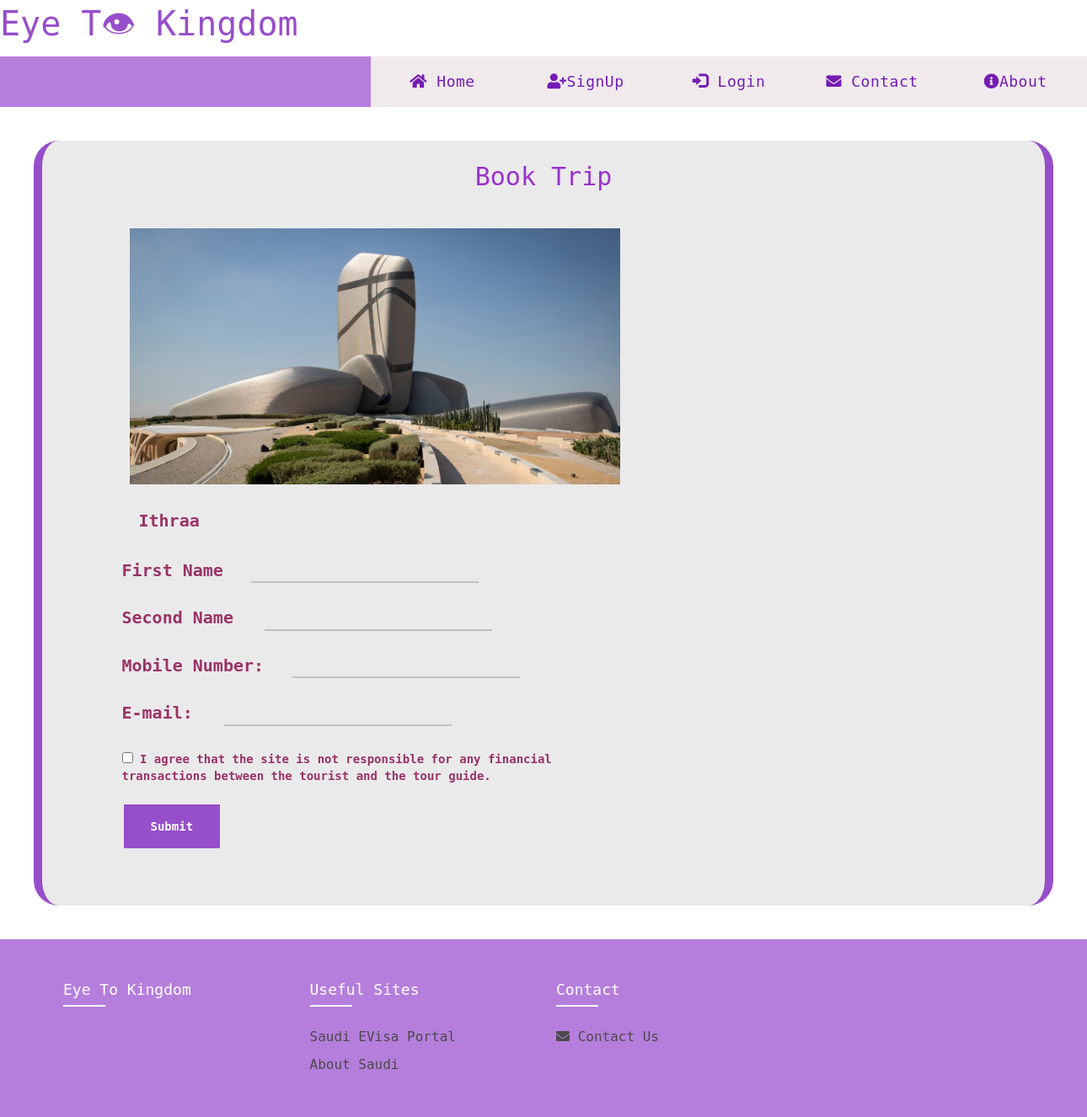
Screenshot of /book.php?id=15 with the database file from the repository.
### tables this page shows
CREATE TABLE `trip` (
  `ID` int(11) NOT NULL,
  `UserID` int(10) NOT NULL,
  `Region` varchar(40) NOT NULL,
  `City` varchar(40) NOT NULL,
  `Description` varchar(600) NOT NULL,
  `Target` varchar(30) NOT NULL,
  `Duration` varchar(20) NOT NULL,
  `Type` varchar(20) NOT NULL,
  `Place` varchar(40) NOT NULL,
  `Price` varchar(10) NOT NULL,
  `Date` date NOT NULL,
  `img` varbinary(6000) NOT NULL,
  `Time` time NOT NULL,
  `Status` tinyint(1) DEFAULT NULL
);

### book.php (the view, shortened to what this page needs)
<?php
require 'int.php';
$trip_id = $_GET['id'];
$query=mysqli_query($conn,"SELECT * FROM trip JOIN tourguide ON tourguide.UserID = trip.UserID And ID= '$trip_id'");
$row=mysqli_fetch_all($query, MYSQLI_ASSOC);
  ?>
 <!DOCTYPE html>
<html>
 <head>
<link rel="stylesheet" href="form new trip.css">
<link rel="stylesheet" href="https://stackpath.bootstrapcdn.com/font-awesome/4.7.0/css/font-awesome.min.css">
     <link rel="stylesheet" type="text/css" href="https://cdnjs.cloudflare.com/ajax/libs/font-awesome/5.15.1/css/all.min.css">
 <link rel="stylesheet" href="https://maxcdn.bootstrapcdn.com/bootstrap/3.4.1/css/bootstrap.min.css">
 <div class ="logo"><p>Eye T👁 Kingdom</p>
<nav class="menu">
<ul>
<li> <a href="http://localhost/project/aboutus.php"> <i class="fa fa-info-circle" aria-hidden="true"></i>About</a></li>
<li><a href="http://localhost/project/contact%20us.php"><i class="fa fa-envelope" aria-hidden="true"></i>
Contact</a></li>
<?php if( isset($_SESSION['id']) && !empty($_SESSION['id']) )
{
?>
<li> <a href="http://localhost/project/tg.php"> <i class="	fas fa-user" aria-hidden="true"></i><?php echo $_SESSION['id'];  ?></a></li>
<li> <a href="logout.php"> <i class="glyphicon glyphicon-log-out" aria-hidden="true"></i>Logout</a></li>
<?php }else{ ?>
<li> <a href="Login.php"> <i class="glyphicon glyphicon-log-in" aria-hidden="true"></i> Login</a></li>
<li><a href="signup.php"><i class="fa fa-user-plus" aria-hidden="true"></i>SignUp</a></li>
<?php } ?>
<li> <a href="http://localhost/project/home.php"> <i class="fa fa-home" aria-hidden="true"></i> Home</a></li>
</ul>
</nav>
</head>
  <body>
  <section class = "MainBox" >
  <div class="title" > Book Trip </div>
  <div class="container">
  <div class="container-fluid mt-3">
 <div class="row">
<div class="col-md-4">
<div class="card">
  <?php foreach($row as $trip) { ?>
<div class="card">
  <img src="<?php echo htmlentities($trip['img']); ?>" class="card-img-top" alt="card image">
    <div class="card-titile"> <p><?php echo htmlentities($trip['Place']); ?></p>
<?php } ?>
<div class="BookInfo" >
<form  method="POST">
<div class=" inputText" > <span class="sub" >  First Name</span >
<input type="text" name="FirstName" pattern="([A-Za-z\s]).{2,20}"
title="only letters accepted" reqired class="InputFieldOne"
 > </div>  <br>
<div class=" inputText" > <span class="sub" >  Second Name </span >
<input type="text" name="LastName" pattern="([A-Za-z\s]).{2,20}"
title="only letters accepted" reqired class="InputFieldOne" > </div> <br>
<div class=" inputText" > <span class="sub" >  Mobile Number:</span >
<input type="tel" name="MobileNumber" pattern="[0-9].{9,15}" title="Example: 05xxxxxxxx"  reqired class="InputFieldOne" > </div> <br>
<div class=" inputText" > <span class="sub" >  E-mail: </span >
<input type="email" name="email" pattren="(?![_.-])((?![_.-][_.-])[\w.-]){0,63}[a-zA-Z\d]@((?!-)((?!--)[a-zA-Z\d-]){0,63}[a-zA-Z\d]\.){1,2}([a-zA-Z]{2,14}\.)?[a-zA-Z]{2,14}"
 title=" Invalid email" reqired class="InputFieldOne" > </div>  <br>
 <input type="checkbox" reqired > I agree that the site is not responsible for any financial transactions between the tourist and the tour guide.
<br><br>
<input type="submit" name="submit" class="ClickBut"> &nbsp; &nbsp;
</form> </div>
</div> </div>
</div></div>
  </section>
  <section> <footer class="footer">
<div class="container">
<div class="row">
<div class="footer-col">
<h4> Eye To Kingdom </h4>
</div>
<div class="footer-col">
<h4>Useful sites </h4>
<ul>
<li><a href="https://visa.visitsaudi.com/?_ga=2.34715105.1997200488.1646064673-1161829628.1629642741">Saudi eVisa Portal</a></li>
<li><a href="https://www.visitsaudi.com/en/understand">About Saudi</a></li> </ul></div>
<div class="footer-col">
<h4>Contact </h4>
<ul>
<li> <a href="http://localhost/project/contact%20us.php"> <i class="fa fa-envelope" aria-hidden="true"></i> Contact us </a> </li>
</ul> </div>
</div></div></footer>
</section>
</body>
</html>

### form new trip.css (style rules this page uses)
.logo p { color:#974eca; margin-right: 5px; font-size:40px; }
.menu { background-color:#B57EDC; width:100% background:#B57EDC; overflow:auto; margin:right; }
.menu ul { margin:0; padding:0; list-style:none; line-height:60px; }
.menu li { float:right; }
.menu ul li a { background:#f0eaed; text-decoration:none; width:170px; display:block; text-align:center; color:#751cb5; font-size:18px; letter-spacing:0.5px; }
* { padding: 0; margin: 0; font-family: 'Monospace', sans-serif; box-sizing:border-box; transition: .2s linear; }
.MainBox { background:#ebeaeb; border-left: 10px solid #974eca; border-right: 10px solid #974eca; padding:5% 5% ; padding-top:12px; margin:40px; border-radius: 30px; }
.title { font-size:30px; color:#9932CC; text-align:center; padding:10px; padding-bottom:30px; }
.inputText { display: inline-block; padding-bottom:10px;margin-bottom: 17px; }
.InputFieldOne { width: 270px; height:25px; border: none; border-bottom: 2px solid #c0bfbf; font-size:15px; background:#ebeaeb; color:#974eca; }
.sub { font-size:20px; font-weight:bold; padding-right:25px; }
.ClickBut { background-color: #974eca; border: none; color: white; padding: 16px 32px; text-decoration: none; margin: 4px 2px; cursor: pointer; }
.card { flex-direction: row; border: none; border-radius: 15px; width:60rem; background-color: regba(220,220,220,0.541); position: relative; }
.card-img-top { width: 100%; height:auto; padding:9px; position:relative; }
.card-titile p { padding:20px; font-weight: bold; font-size: 20px; color:#993366; }
.col-md-4 { color:#993366; font-weight: bold; }
.row { display: flex; flex-wrap: wrap; }
ul { list-style: none; }
.footer { background-color: #B57EDC; padding: 40px 0; }
.footer-col { width: 25%; padding: 0 15px; }
.footer-col h4 { font-size: 18px; color: #ffffff; text-transform: capitalize; margin-bottom: 35px; font-weight: 500; position: relative; }
.footer-col h4::before { content: ''; position: absolute; left:0; bottom: -10px; background-color: #ffffff; height: 2px; box-sizing: border-box; width: 50px; }
.footer-col ul li:not(:last-child) { margin-bottom: 10px; }
.footer-col ul li a { font-size: 16px; text-transform: capitalize; color: #ffffff; text-decoration: none; font-weight: 300; color: #4a4a4a; display: block; transition: all 0.3s ease; }

### rows the page displays
trip: img (picture), Place "Ithraa"
